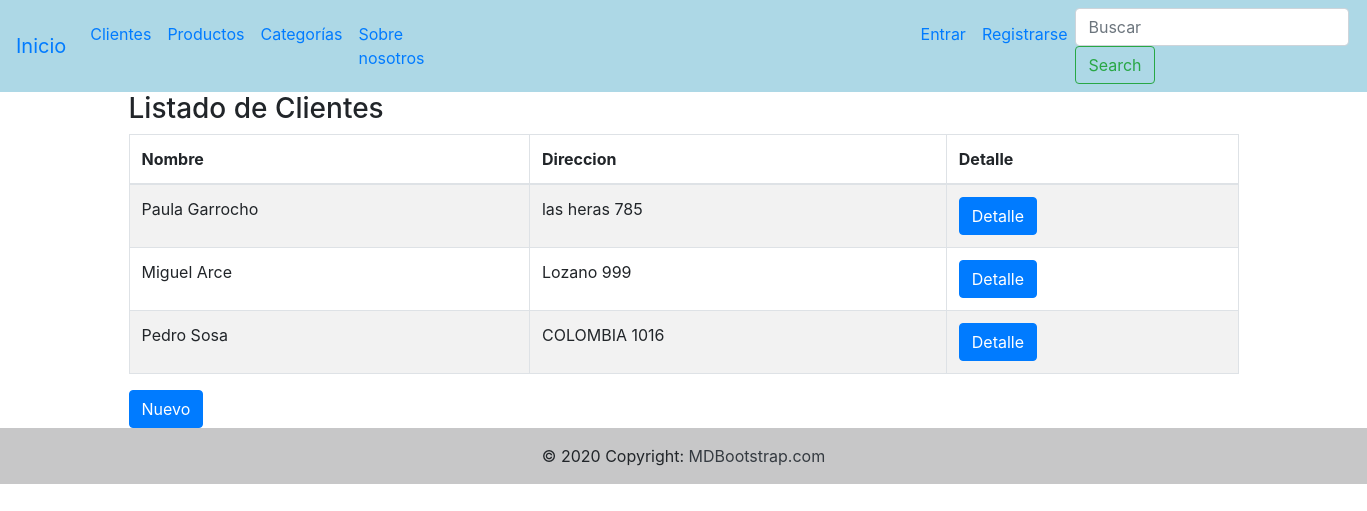
The app's page /cliente/lista_clientes/, older data.
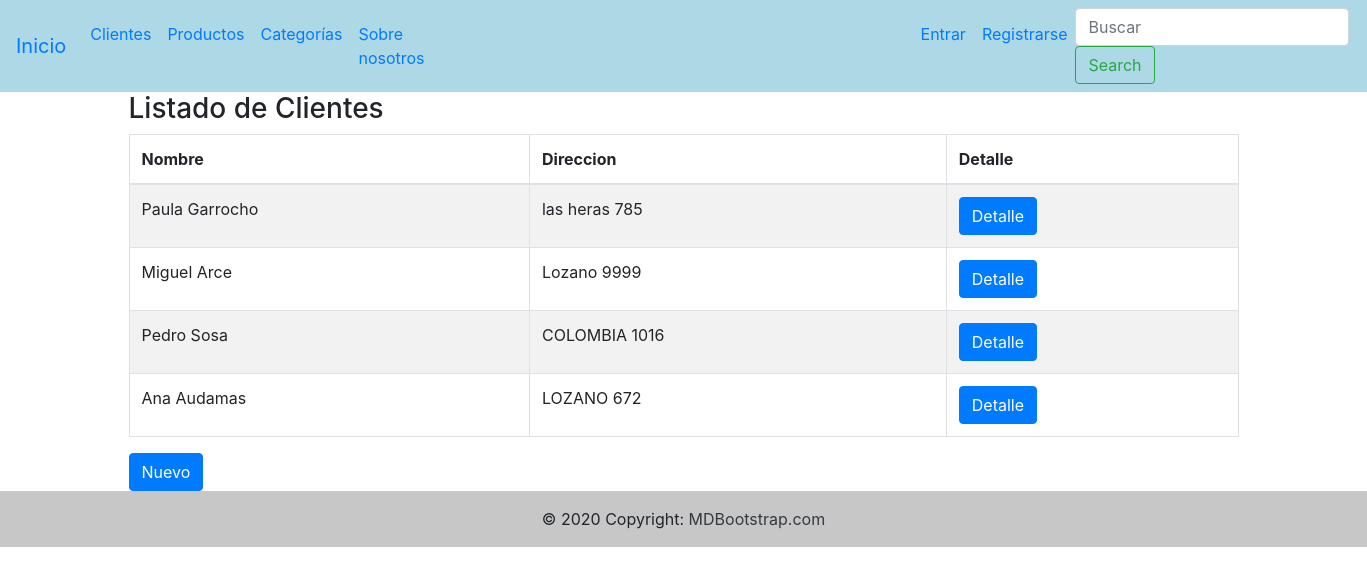
The same page, newer data.
### cliente/models.py (models this page shows, shortened)
class Cliente(models.Model):
    nombre=models.CharField(max_length=50)
    direccion=models.CharField(max_length=50)
    telefono=models.CharField(max_length=15)
    email=models.EmailField()
    class Meta:
        verbose_name="Cliente"
        verbose_name_plural="Clientes"

### cliente/views.py (the view)
# urls.py: path('lista_clientes/', views.lista_clientes, name="lista_clientes"),
def lista_clientes(request):
    clientes=Cliente.objects.all()
    return render(request, "cliente/list_cliente.html",{"clientes": clientes})

### templates/cliente/list_cliente.html (shortened to what this page needs)
{% extends 'base.html' %}
{% block contenido %}
    <div class="container">
        <h3>Listado de Clientes</h3>
        <table id="example" class="table table-striped table-bordered" style="width:100%">
            <thead>
                <tr>
                    <th>Nombre</th>
                    <th>Direccion</th>
                    <th>Detalle</th>
                </tr>
            </thead>
            <tbody>
                {% for cliente in clientes %}
                <tr>
                    <td>{{cliente.nombre}}</td>
                    <td>{{cliente.direccion}}</td>
                    <td><a href="/cliente/detalle_cliente/{{cliente.id}}/" class="btn btn-primary">Detalle</a></td>
                </tr>
                {% endfor %}
            </tbody>
        </table>
    </div>
    <div class="container">
        <a href="/cliente/nuevo_cliente/" class="btn btn-primary">Nuevo</a>
    </div>
{% endblock %}

Row changes from the older to the newer data that the page shows:
changed Cliente "Miguel Arce": direccion "Lozano 999" → "Lozano 9999"
added Cliente: nombre "Ana Audamas", direccion "LOZANO 672"
